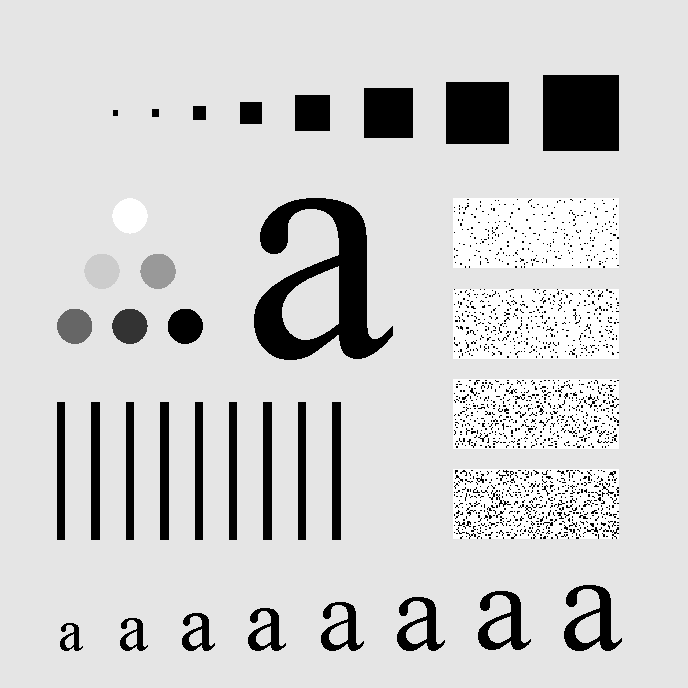
%> input picture dip/proj4/Fig0441(a).tif, 688 x 688 px
$ octave mqx_proj4_4.m   (GNU Octave 9; MATLAB toolbox functions it lacks are replaced by stand-ins)
%> lines starting %> are read from the running program, lines starting %| are printed output that depends on the picture
### dip/proj4/SFilter.m
function simg = SFilter(img,kernel)
% proj 03-03, changed a little
[m,n] = size(kernel);
[x,y] = ndgrid(1:m,1:n); % start index of sampling
simg = zeros(size(img));
img = double([img(:,floor(n/2)+mod(n,2)-1:-1:1),img,img(:,end:-1:end-floor(n/2)+1)]);
img = [img(floor(m/2)+mod(m,2)-1:-1:1,:);img;img(end:-1:end-floor(m/2)+1,:)];
% extend img with single-pixel width
parfor idx = 1:m*n % you can change PARFOR loop to FOR loop
    simg = simg + double(kernel(idx)) * img(x(idx):end-m+x(idx),y(idx):end-n+y(idx));
    % Different sampling of the image is regarded as different layers,
    % and the filter kernel is expanded as the weight of each layer.
end

### dip/proj4/mqx_proj4_4.m
img = imread('Fig0441(a).tif');
%> img is the input picture: size 688x688 uint8; min 0, max 255, mean 207.3
% highpass filter
M = [10,10]; c = (M+1)/2; sig = 30;
subplot(1,3,1),imshow(uint8(double(img)-SFilter(img,gaussiankernel(sig,c,M))));
%> after `imshow(uint8(double(img)-SFilter(img,gaussiankernel(sig,c,M))))`:
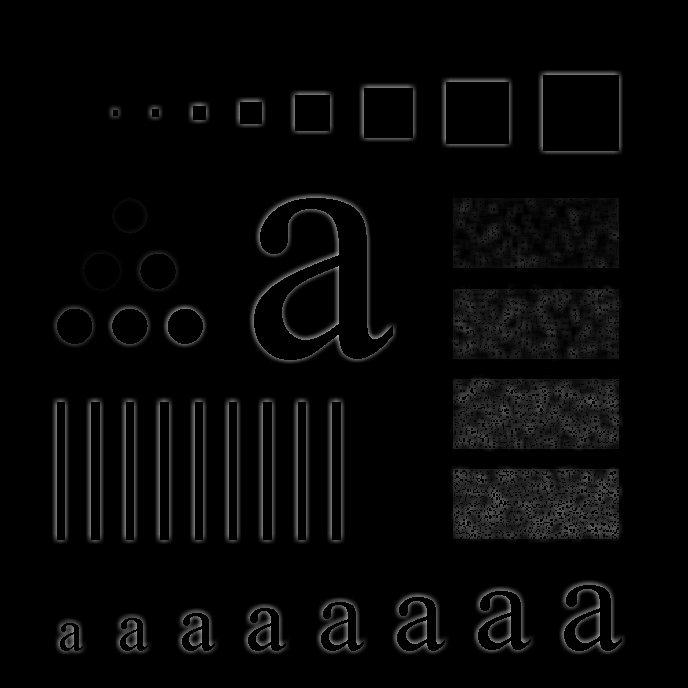
%> displayed picture: size 688x688, on the screen's scale of 0 to 255; min 0, max 173, mean 6.5
M = [20,20]; c = (M+1)/2; sig = 60;
subplot(1,3,2),imshow(uint8(double(img)-SFilter(img,gaussiankernel(sig,c,M))));
%> in SFilter (call 2), `img = double([img(:,floor(n/2)+mod(n,2)-1:-1:1),img,img(:,end:-1:end-f..`:
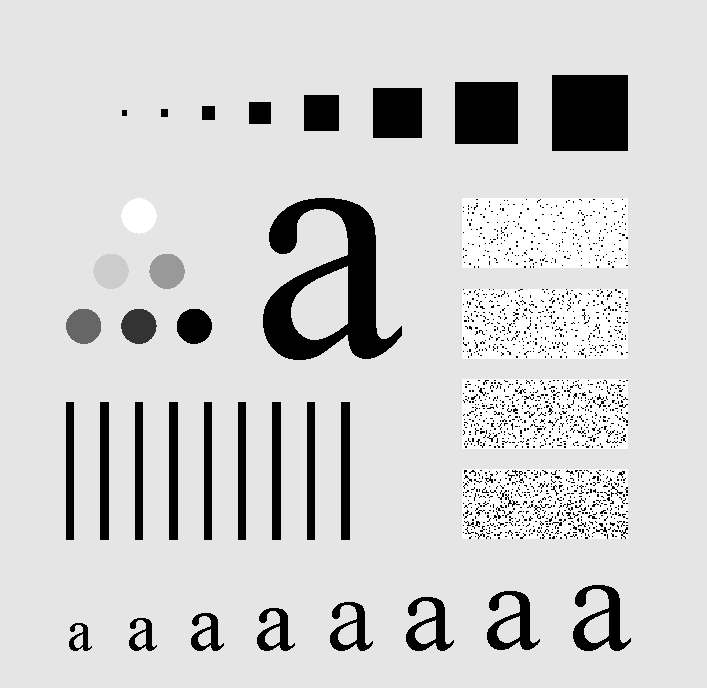
%> img: size 688x707 double; min 0, max 255, mean 207.9
%> in SFilter (call 2), `img = [img(floor(m/2)+mod(m,2)-1:-1:1,:);img;img(end:-1:end-floor(m/2)..`:
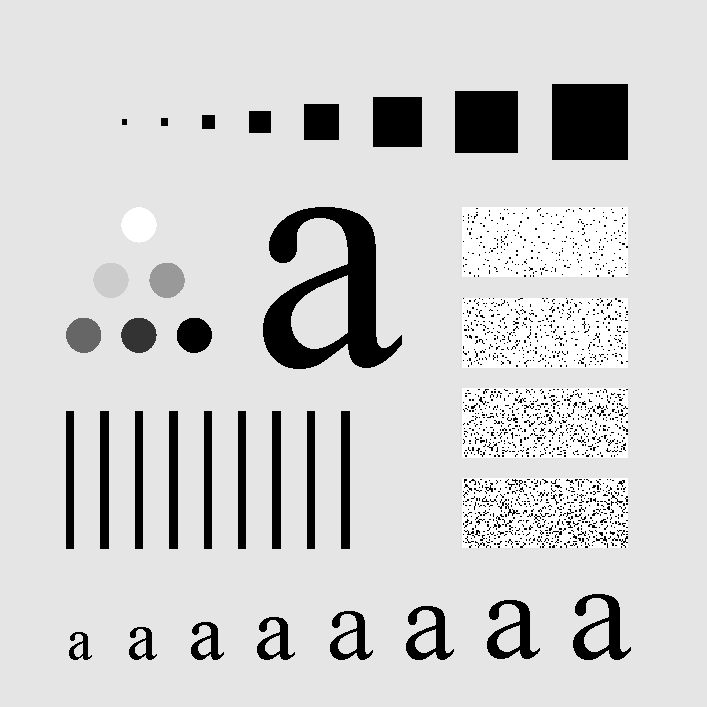
%> img: size 707x707 double; min 0, max 255, mean 208.5
%> after `imshow(uint8(double(img)-SFilter(img,gaussiankernel(sig,c,M))))`:
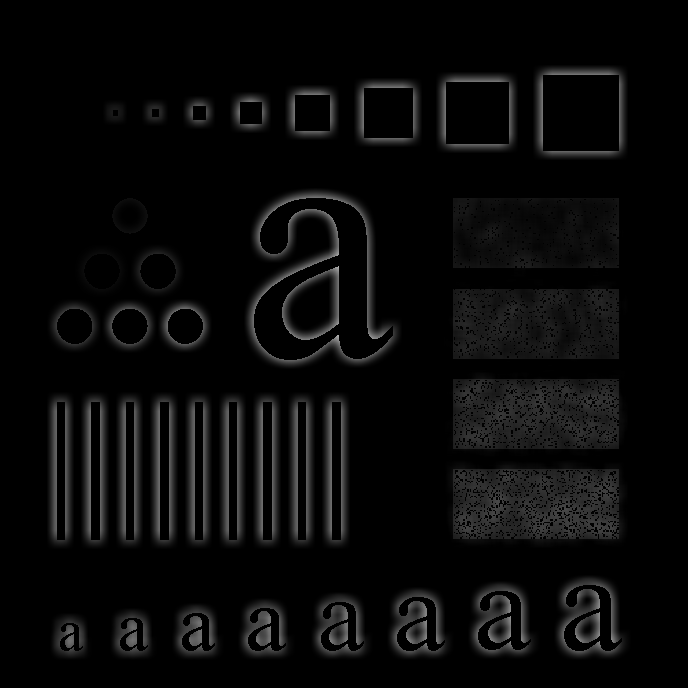
%> displayed picture: size 688x688, on the screen's scale of 0 to 255; min 0, max 176, mean 9.5
M = [40,40]; c = (M+1)/2; sig = 120;
subplot(1,3,3),imshow(uint8(double(img)-SFilter(img,gaussiankernel(sig,c,M))));
%> in SFilter (call 3), `img = double([img(:,floor(n/2)+mod(n,2)-1:-1:1),img,img(:,end:-1:end-f..`:
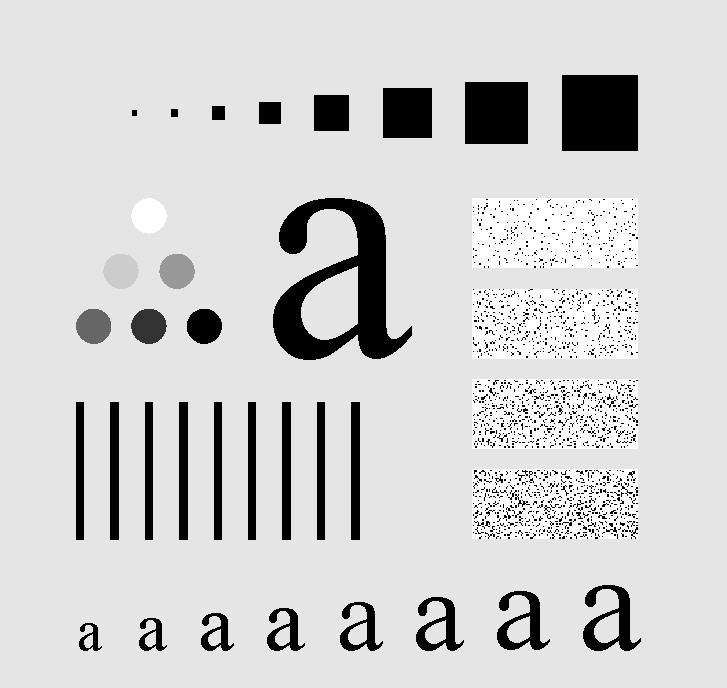
%> img: size 688x727 double; min 0, max 255, mean 208.5
%> in SFilter (call 3), `img = [img(floor(m/2)+mod(m,2)-1:-1:1,:);img;img(end:-1:end-floor(m/2)..`:
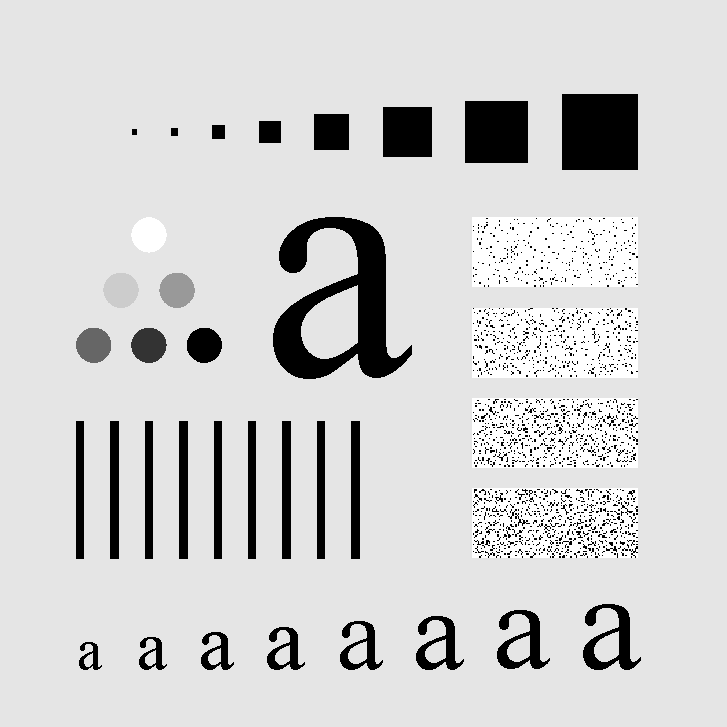
%> img: size 727x727 double; min 0, max 255, mean 209.6
%> after `imshow(uint8(double(img)-SFilter(img,gaussiankernel(sig,c,M))))`:
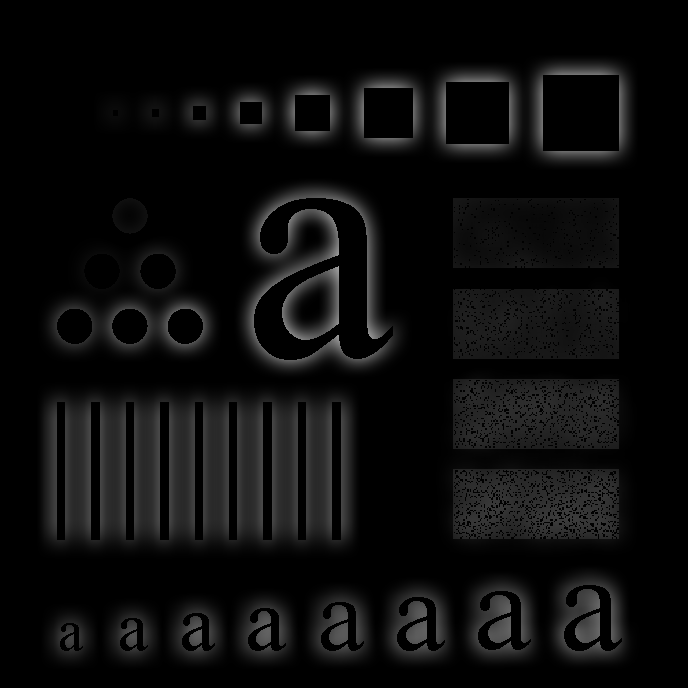
%> displayed picture: size 688x688, on the screen's scale of 0 to 255; min 0, max 160, mean 12.5

function gk = gaussiankernel(sig,C,M)
[x,y] = ndgrid(1:M(1),1:M(2));
gk = exp(-((x-C(1)).^2+(y-C(2)).^2)/2/sig);
gk = gk/sum(gk(:));
end
